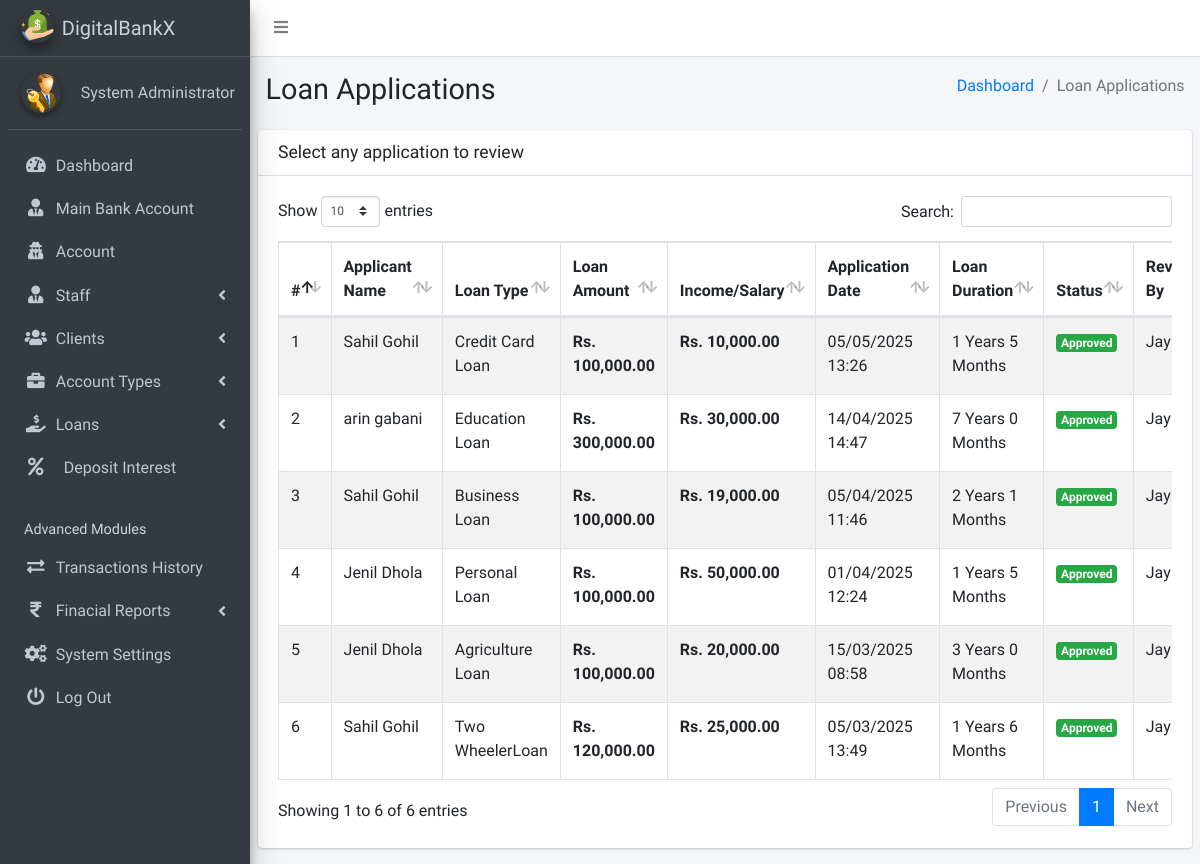
/admin/pages_review_loan_list.php (signed in), run on an earlier commit of the app's database.
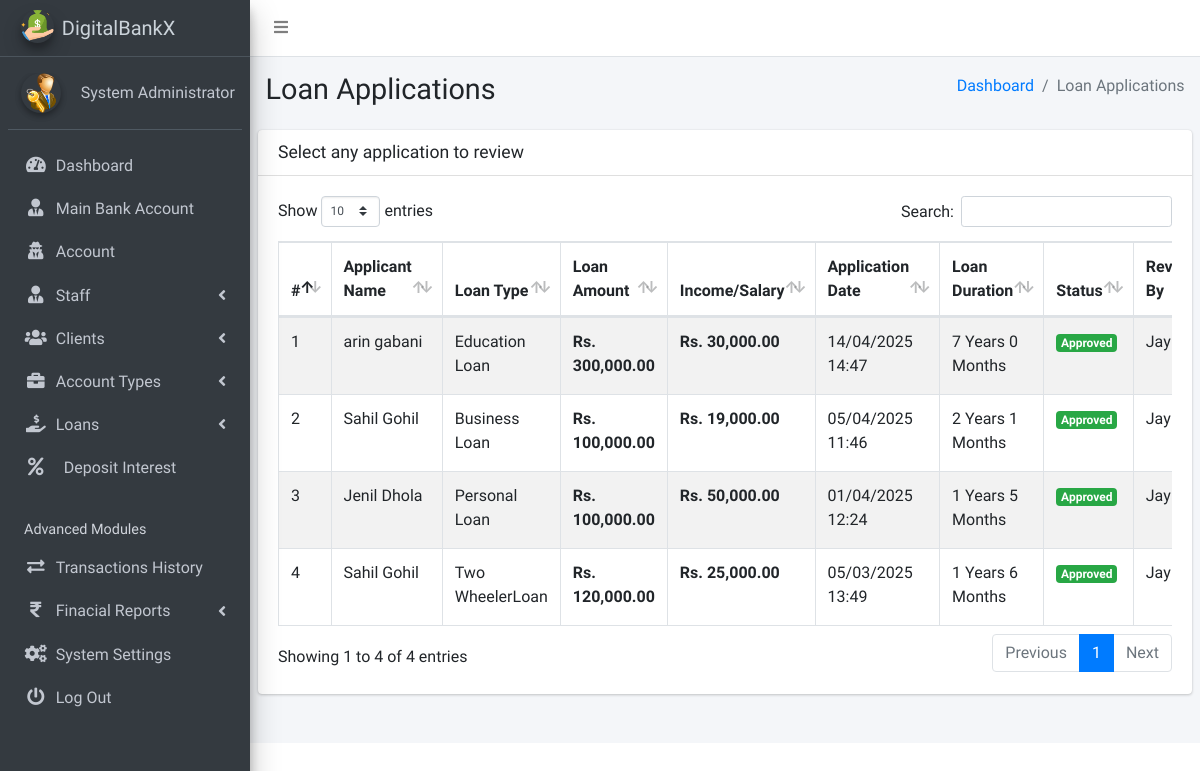
And on a later commit of the database.
### tables this page shows
CREATE TABLE `ib_systemsettings` (
  `id` int(20) NOT NULL,
  `sys_name` longtext NOT NULL,
  `sys_tagline` longtext NOT NULL,
  `sys_logo` varchar(200) NOT NULL,
  `is_active` tinyint(1) NOT NULL DEFAULT 1
);

CREATE TABLE `ib_admin` (
  `admin_id` int(11) NOT NULL,
  `name` varchar(200) NOT NULL,
  `email` varchar(200) NOT NULL,
  `number` varchar(200) NOT NULL,
  `password` varchar(200) NOT NULL,
  `profile_pic` varchar(200) NOT NULL,
  `is_active` tinyint(1) NOT NULL DEFAULT 1,
  `otp` varchar(6) DEFAULT NULL,
  `otp_expiry` datetime DEFAULT NULL
);

CREATE TABLE `loan_applications` (
  `id` int(10) UNSIGNED NOT NULL,
  `applicant_name` varchar(255) NOT NULL,
  `loan_amount` decimal(10,2) NOT NULL,
  `application_date` datetime DEFAULT current_timestamp(),
  `status` enum('pending','approved','rejected','recommended') NOT NULL,
  `reviewed_by` int(11) DEFAULT NULL,
  `admin_review_id` int(11) DEFAULT NULL,
  `review_date` datetime DEFAULT NULL,
  `staff_remark` text DEFAULT NULL,
  `admin_remark` text NOT NULL,
  `client_id` int(10) UNSIGNED NOT NULL,
  `loan_type_id` int(11) DEFAULT NULL,
  `is_approved_by_staff` tinyint(1) DEFAULT 0,
  `income_salary` decimal(10,2) NOT NULL,
  `loan_duration_years` int(11) NOT NULL DEFAULT 0,
  `loan_duration_months` int(11) NOT NULL DEFAULT 0
);

CREATE TABLE `ib_clients` (
  `client_id` int(10) UNSIGNED NOT NULL,
  `name` varchar(200) NOT NULL,
  `phone` varchar(200) NOT NULL,
  `address` varchar(200) NOT NULL,
  `email` varchar(200) NOT NULL,
  `aadhar_number` varchar(12) NOT NULL,
  `pan_number` varchar(10) NOT NULL,
  `password` varchar(200) NOT NULL,
  `profile_pic` varchar(200) NOT NULL,
  `client_number` varchar(200) NOT NULL,
  `is_active` tinyint(1) NOT NULL DEFAULT 1,
  `otp` varchar(10) DEFAULT NULL,
  `otp_expiry` datetime DEFAULT NULL
);

CREATE TABLE `loan_types` (
  `id` int(11) NOT NULL,
  `type_name` varchar(100) NOT NULL,
  `description` text DEFAULT NULL,
  `interest_rate` decimal(5,2) NOT NULL,
  `max_amount` decimal(15,2) NOT NULL,
  `created_at` timestamp NOT NULL DEFAULT current_timestamp(),
  `is_active` tinyint(1) NOT NULL DEFAULT 1
);

CREATE TABLE `ib_staff` (
  `staff_id` int(20) NOT NULL,
  `name` varchar(200) NOT NULL,
  `staff_number` varchar(200) NOT NULL,
  `phone` varchar(200) NOT NULL,
  `email` varchar(200) NOT NULL,
  `password` varchar(200) NOT NULL,
  `sex` varchar(200) NOT NULL,
  `profile_pic` varchar(200) NOT NULL,
  `is_active` tinyint(1) NOT NULL DEFAULT 1,
  `otp` varchar(6) DEFAULT NULL,
  `otp_expiry` datetime DEFAULT NULL,
  `aadhaar_number` varchar(12) NOT NULL,
  `pan` varchar(10) NOT NULL
);

### admin/pages_review_loan_list.php (the view, shortened to what this page needs)
<?php
include('conf/checklogin.php');
$loanQuery = "SELECT
    la.id,
    c.name AS applicant_name,
    lt.type_name,
    la.loan_amount,
    la.income_salary,
    la.application_date,
    la.loan_duration_years,
    la.loan_duration_months,
    la.status,
    s.name AS reviewer_name,
    la.staff_remark
FROM loan_applications la
JOIN ib_clients c ON la.client_id = c.client_id
JOIN loan_types lt ON la.loan_type_id = lt.id
LEFT JOIN ib_staff s ON la.reviewed_by = s.staff_id
WHERE la.status != 'pending'
ORDER BY la.application_date DESC";
$loanResult = $mysqli->query($loanQuery);
?>
<!DOCTYPE html>
<html>
<head>
    <?php include("dist/_partials/head.php"); ?>
</head>
<body class="hold-transition sidebar-mini layout-fixed layout-navbar-fixed">
    <div class="wrapper">
        <?php include("dist/_partials/nav.php"); ?>
        <?php include("dist/_partials/sidebar.php"); ?>
        <div class="content-wrapper">
            <section class="content-header">
                <div class="container-fluid">
                    <div class="row mb-2">
                        <div class="col-sm-6">
                            <h1>Loan Applications</h1>
                        </div>
                        <div class="col-sm-6">
                            <ol class="breadcrumb float-sm-right">
                                <li class="breadcrumb-item"><a href="pages_dashboard.php">Dashboard</a></li>
                                <li class="breadcrumb-item active">Loan Applications</li>
                            </ol>
                        </div>
                    </div>
                </div>
            </section>
            <section class="content">
                <div class="row">
                    <div class="col-12">
                        <div class="card">
                            <div class="card-header">
                                <h3 class="card-title">Select any application to review</h3>
                            </div>
                            <div class="card-body">
                                <div class="table-responsive">
                                    <table id="example1" class="table table-striped table-bordered table-hover">
                                        <thead>
                                            <tr>
                                                <th>#</th>
                                                <th>Applicant Name</th>
                                                <th>Loan Type</th>
                                                <th>Loan Amount</th>
                                                <th>Income/Salary</th>
                                                <th>Application Date</th>
                                                <th>Loan Duration</th>
                                                <th>Status</th>
                                                <th>Reviewed By</th>
                                            </tr>
                                        </thead>
                                        <tbody>
                                            <?php
                                            $cnt = 1;
                                            if ($loanResult->num_rows > 0) {
                                                while ($row = $loanResult->fetch_object()) {
                                                    echo "<tr>";
                                                    echo "<td>{$cnt}</td>";
                                                    echo "<td>" . htmlspecialchars($row->applicant_name ?? '') . "</td>";
                                                    echo "<td>" . htmlspecialchars($row->type_name ?? '') . "</td>";
                                                    echo "<td><strong>Rs. " . number_format($row->loan_amount, 2) . "</strong></td>";
                                                    echo "<td><strong>Rs. " . number_format($row->income_salary, 2) . "</strong></td>";
                                                    echo "<td>" . date('d/m/Y H:i', strtotime($row->application_date)) . "</td>";
                                                    echo "<td>" . htmlspecialchars($row->loan_duration_years ?? 0) . " Years " .
                                                        htmlspecialchars($row->loan_duration_months ?? 0) . " Months</td>";
                                                    $badgeClass = match ($row->status) {
                                                        'approved' => 'success',
                                                        'recommended', 'pending_admin' => 'warning',
                                                        'pending' => 'secondary',
                                                        default => 'danger',
                                                    };
                                                    echo "<td><span class=\"badge badge-$badgeClass\">" . ucfirst($row->status) . "</span></td>";
                                                    echo "<td>" . htmlspecialchars($row->reviewer_name ?? '') . "</td>";
                                                    echo "</tr>";
                                                    $cnt++;
                                                }
                                            } else {
                                                echo "<tr><td colspan=\"11\" class=\"text-center text-muted\">No loan applications found.</td></tr>";
                                            }
                                            ?>
                                        </tbody>
                                    </table>
                                </div>
                            </div>
                        </div>
                    </div>
            </section>
        </div>
    </div>
</body>
</html>

### admin/dist/_partials/head.php (shortened to what this page needs)
<?php
$ret = "SELECT * FROM `iB_SystemSettings` ";
$stmt = $mysqli->prepare($ret);
$stmt->execute();
$res = $stmt->get_result();
while ($sys = $res->fetch_object()) {
?>
    <head>
        <link rel="stylesheet" href="plugins/overlayScrollbars/css/OverlayScrollbars.min.css">
        <link rel="stylesheet" href="plugins/fontawesome-free/css/all.min.css">
        <link rel="stylesheet" href="https://code.ionicframework.com/ionicons/2.0.1/css/ionicons.min.css">
        <link rel="stylesheet" href="plugins/icheck-bootstrap/icheck-bootstrap.min.css">
        <link rel="stylesheet" href="dist/css/adminlte.min.css">
        <link rel="stylesheet" href="plugins/datatables-bs4/css/dataTables.bootstrap4.css">
        <link rel="stylesheet" type="text/css" href="plugins/datatable/custom_dt_html5.css">
    </head>
<?php } ?>

### admin/dist/_partials/nav.php (shortened to what this page needs)
<nav class="main-header navbar navbar-expand navbar-white navbar-light">
    <ul class="navbar-nav">
        <li class="nav-item">
            <a class="nav-link" data-widget="pushmenu" href="#" role="button"><i class="fas fa-bars"></i></a>
        </li>
    </ul>
</nav>

### admin/dist/_partials/sidebar.php (shortened to what this page needs)
<aside class="main-sidebar sidebar-dark-primary elevation-4">
    <?php
    $admin_id = $_SESSION['admin_id'];
    $query = "SELECT * FROM iB_admin WHERE admin_id = ?";
    $stmt = $mysqli->prepare($query);
    $stmt->bind_param('i', $admin_id);
    $stmt->execute();
    $res = $stmt->get_result();
    while ($row = $res->fetch_object()) {
        $profile_picture = $row->profile_pic
            ? "<img src='../admin/dist/img/$row->profile_pic' class='img-fluid rounded-circle elevation-2' alt='User Image' style='width: 40px; height: 40px; object-fit: cover;'>"
            : "<img src='../admin/dist/img/user_icon.png' class='img-fluid rounded-circle elevation-2' alt='User Image' style='width: 40px; height: 40px; object-fit: cover;'>";
        $sys_query = "SELECT * FROM iB_SystemSettings";
        $stmt = $mysqli->prepare($sys_query);
        $stmt->execute();
        $sys_res = $stmt->get_result();
        while ($sys = $sys_res->fetch_object()) {
            ?>
            <a href="pages_dashboard.php" class="brand-link text-light">
                <img src="dist/img/<?php echo $sys->sys_logo; ?>" alt="Logo" class="brand-image img-circle elevation-3">
                <span class="brand-text font-weight-light"><?php echo $sys->sys_name; ?></span>
            </a>
            <div class="sidebar">
                <div class="user-panel mt-3 pb-3 mb-3 d-flex align-items-center">
                    <div class="image"><?php echo $profile_picture; ?></div>
                    <div class="info">
                        <a href="#" class="d-block"><?php echo $row->name; ?></a>
                    </div>
                </div>
                <nav class="mt-2">
                    <ul class="nav nav-pills nav-sidebar flex-column" data-widget="treeview" role="menu">
                        <li class="nav-item">
                            <a href="pages_dashboard.php" class="nav-link">
                                <i class="nav-icon fas fa-tachometer-alt"></i>
                                <p>Dashboard</p>
                            </a>
                        </li>
   <li class="nav-item">
            <a href="pages_bank_main_account.php" class="nav-link">
              <i class="nav-icon fas fa-user-tie"></i>
              <p>Main Bank Account</p>
            </a>
          </li>
                        <li class="nav-item">
                            <a href="pages_account.php" class="nav-link">
                                <i class="nav-icon fas fa-user-secret"></i>
                                <p>Account</p>
                            </a>
                        </li>
                        <li class="nav-item has-treeview">
                            <a href="#" class="nav-link">
                                <i class="nav-icon fas fa-user-tie"></i>
                                <p>Staff <i class="fas fa-angle-left right"></i></p>
                            </a>
                        </li>
                        <li class="nav-item has-treeview">
                            <a href="#" class="nav-link">
                                <i class="nav-icon fas fa-users"></i>
                                <p>Clients <i class="fas fa-angle-left right"></i></p>
                            </a>
                        </li>
                        <li class="nav-item has-treeview">
                            <a href="#" class="nav-link">
                                <i class="nav-icon fas fa-briefcase"></i>
                                <p>Account Types <i class="fas fa-angle-left right"></i></p>
                            </a>
                        </li>
                        <li class="nav-item has-treeview">
                            <a href="#" class="nav-link">
                                <i class="nav-icon fas fa-hand-holding-usd"></i>
                                <p>
                                    Loans
                                    <i class="fas fa-angle-left right"></i>
                                </p>
                            </a>
                        </li>
                        <li class="nav-item">
                            <a href="deposit_interest.php" class="nav-link">
                                <i class="nav-icon fas fa-percent"></i>
                                <p class="ml-2">Deposit Interest</p>
                            </a>
                        </li>
                        <li class="nav-header">Advanced Modules</li>
                        <li class="nav-item">
                            <a href="pages_transactions_engine.php" class="nav-link">
                                <i class="nav-icon fas fa-exchange-alt"></i>
                                <p>Transactions History</p>
                            </a>
                        </li>
                        <li class="nav-item has-treeview">
                            <a href="#" class="nav-link">
                                <i class="nav-icon fas fas fa-rupee-sign"></i>
                                <p>
                                    Finacial Reports
                                    <i class="fas fa-angle-left right"></i>
                                </p>
                            </a>
                        </li>
                        <li class="nav-item">
                            <a href="pages_system_settings.php" class="nav-link">
                                <i class="nav-icon fas fa-cogs"></i>
                                <p>System Settings</p>
                            </a>
                        </li>
                        <li class="nav-item">
                            <a href="pages_logout.php" class="nav-link">
                                <i class="nav-icon fas fa-power-off"></i>
                                <p>Log Out</p>
                            </a>
                        </li>
                    </ul>
                </nav>
            </div>
        </aside>
    <?php }
    } ?>

### admin/dist/_partials/sidebar.php (style rules this page uses)
.user-panel .info { text-align: left; }
.nav-sidebar .nav-item>a { text-align: left; padding-left: 10px; }
.user-panel .info { text-align: left; margin-left: 10px; }
.nav-sidebar .nav-item>a { text-align: left; padding-left: 15px; }

What changed in the data, as far as the page shows it:
removed loan_applications: client.name "Sahil Gohil", loan_type.type_name "Credit Card Loan", loan_amount "100,000.00", income_salary "10,000.00", application_date "05/05/2025 13:26", loan_duration_years "1", loan_duration_months "5", status "Approved", reviewed_by.name "Jay…"
removed loan_applications: client.name "Jenil Dhola", loan_type.type_name "Agriculture Loan", loan_amount "100,000.00", income_salary "20,000.00", application_date "15/03/2025 08:58", loan_duration_years "3", loan_duration_months "0", status "Approved", reviewed_by.name "Jay…"
Also different on the page:
text written by a page script: "Show entries Search: Showing 1 to 6 of 6 entries Previous 1 Next" → "Show entries Search: Showing 1 to 4 of 4 entries Previous 1 Next"
